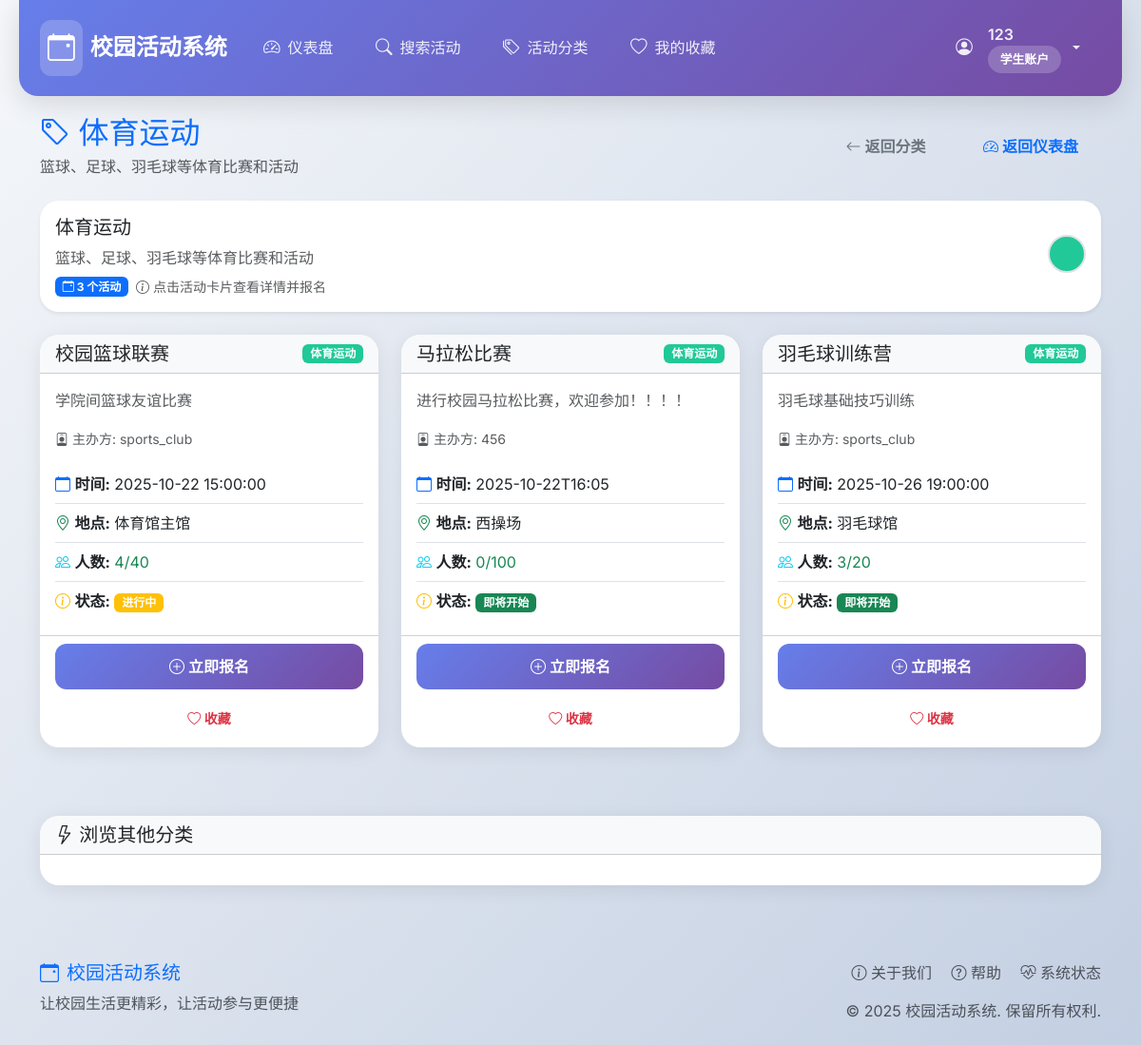
Page /events_by_category/3 (signed in) on the committed database.
### tables this page shows
CREATE TABLE event_categories (
            id INTEGER PRIMARY KEY AUTOINCREMENT,
            name TEXT UNIQUE NOT NULL,
            description TEXT,
            color TEXT DEFAULT '#007bff',
            created_at TIMESTAMP DEFAULT CURRENT_TIMESTAMP
        );

CREATE TABLE events (
            id INTEGER PRIMARY KEY AUTOINCREMENT,
            title TEXT NOT NULL,
            description TEXT,
            date_time TEXT NOT NULL,
            end_time TEXT NOT NULL,
            location TEXT NOT NULL,
            max_participants INTEGER NOT NULL,
            club_id INTEGER NOT NULL,
            status TEXT DEFAULT 'upcoming',
            created_at TIMESTAMP DEFAULT CURRENT_TIMESTAMP,
            FOREIGN KEY (club_id) REFERENCES users (id)
        );

CREATE TABLE users (
            id INTEGER PRIMARY KEY AUTOINCREMENT,
            username TEXT UNIQUE NOT NULL,
            password TEXT NOT NULL,
            role TEXT NOT NULL, -- 'student' or 'club'
            email TEXT,
            created_at TIMESTAMP DEFAULT CURRENT_TIMESTAMP
        );

### app.py (the view)
@app.route('/events_by_category/<int:category_id>')
def events_by_category(category_id):
    if 'user_id' not in session or session['role'] != 'student':
        flash('请先登录以查看活动。', 'warning')
        return redirect(url_for('login'))
    conn = get_db_connection()
    if not conn:
        flash('数据库连接失败，请检查系统配置。', 'error')
        return render_template('search_events.html', events=[], category_id=category_id)
    try:
        category = conn.execute(
            'SELECT * FROM event_categories WHERE id = ?', (category_id,)
        ).fetchone()
        events = conn.execute('''
            SELECT e.*, u.username as club_name,
                   (SELECT COUNT(*) FROM registrations r WHERE r.event_id = e.id) as registered_count,
                   (SELECT COUNT(*) FROM registrations r WHERE r.event_id = e.id AND r.student_id = ?) as is_registered
            FROM events e
            JOIN users u ON e.club_id = u.id
            JOIN event_category_relations ecr ON e.id = ecr.event_id
            WHERE ecr.category_id = ? AND (e.status = 'upcoming' OR e.status = 'ongoing')
            ORDER BY e.date_time
        ''', (session['user_id'], category_id)).fetchall()
        conn.close()
        return render_template('category_events.html',
                             events=events,
                             category=category,
                             category_id=category_id)
    except Exception as e:
        conn.close()
        flash(f'加载活动失败：{str(e)}', 'error')
        return render_template('search_events.html', events=[], category_id=category_id)

### models.py (called while the page is built)
def get_db_connection():
    conn = sqlite3.connect('campus_events.db', check_same_thread=False)
    conn.row_factory = sqlite3.Row  # 使返回的行像字典一样工作
    return conn

### templates/category_events.html (shortened to what this page needs)
{% extends "base.html" %}
{% block content %}
<div class="d-flex justify-content-between align-items-center mb-4">
    <div>
        <h2 class="text-primary mb-1">
            <i class="bi bi-tag"></i> {{ category.name }}
        </h2>
        <p class="text-muted mb-0">{{ category.description }}</p>
    </div>
    <div>
        <a href="{{ url_for('categories') }}" class="btn btn-outline-secondary me-2">
            <i class="bi bi-arrow-left"></i> 返回分类
        </a>
        <a href="{{ url_for('dashboard') }}" class="btn btn-outline-primary">
            <i class="bi bi-speedometer2"></i> 返回仪表盘
        </a>
    </div>
</div>
<div class="card mb-4 border-0 shadow-sm category-header-card">
    <div class="card-body">
        <div class="row align-items-center">
            <div class="col-md-8">
                <h5 class="card-title">{{ category.name }}</h5>
                <p class="card-text text-muted mb-2">{{ category.description }}</p>
                <div class="d-flex align-items-center">
                    <span class="badge bg-primary me-2">
                        <i class="bi bi-calendar-event"></i> {{ events|length }} 个活动
                    </span>
                    <small class="text-muted">
                        <i class="bi bi-info-circle"></i> 点击活动卡片查看详情并报名
                    </small>
                </div>
            </div>
            <div class="col-md-4 text-end">
                <div class="category-color-indicator rounded-circle d-inline-block"
                     data-color="{{ category.color }}"></div>
            </div>
        </div>
    </div>
</div>
{% if events and events|length > 0 %}
    <div class="row">
        {% for event in events %}
            <div class="col-xl-4 col-lg-6 mb-4">
                <div class="card event-card h-100">
                    <div class="card-header bg-light d-flex justify-content-between align-items-center">
                        <h5 class="card-title mb-0 text-truncate" style="max-width: 70%;" title="{{ event.title }}">
                            {{ event.title }}
                        </h5>
                        <span class="badge category-badge" data-category="{{ category.name }}">
                            {{ category.name }}
                        </span>
                    </div>
                    <div class="card-body">
                        <p class="card-text text-muted">{{ event.description or '暂无描述' }}</p>
                        <div class="mb-3">
                            <small class="text-muted">
                                <i class="bi bi-person-badge"></i> 主办方: {{ event.club_name }}
                            </small>
                        </div>
                        <ul class="list-group list-group-flush">
                            <li class="list-group-item px-0">
                                <i class="bi bi-calendar text-primary"></i>
                                <strong>时间:</strong> {{ event.date_time }}
                            </li>
                            <li class="list-group-item px-0">
                                <i class="bi bi-geo-alt text-success"></i>
                                <strong>地点:</strong> {{ event.location }}
                            </li>
                            <li class="list-group-item px-0">
                                <i class="bi bi-people text-info"></i>
                                <strong>人数:</strong>
                                <span class="{% if event.registered_count >= event.max_participants %}text-danger{% else %}text-success{% endif %}">
                                    {{ event.registered_count }}/{{ event.max_participants }}
                                </span>
                            </li>
                            <li class="list-group-item px-0">
                                <i class="bi bi-info-circle text-warning"></i>
                                <strong>状态:</strong>
                                {% if event.status == 'upcoming' %}
                                    <span class="badge bg-success">即将开始</span>
                                {% elif event.status == 'ongoing' %}
                                    <span class="badge bg-warning">进行中</span>
                                {% else %}
                                    <span class="badge bg-secondary">{{ event.status }}</span>
                                {% endif %}
                            </li>
                        </ul>
                    </div>
                    <div class="card-footer bg-transparent">
                        {% if event.is_registered %}
                            <button class="btn btn-success w-100 mb-2" disabled>
                                <i class="bi bi-check-circle"></i> 已报名
                            </button>
                        {% elif event.registered_count >= event.max_participants %}
                            <button class="btn btn-secondary w-100 mb-2" disabled>
                                <i class="bi bi-x-circle"></i> 人数已满
                            </button>
                        {% else %}
                            <a href="{{ url_for('register_event', event_id=event.id) }}"
                               class="btn btn-primary w-100 mb-2">
                                <i class="bi bi-plus-circle"></i> 立即报名
                            </a>
                        {% endif %}
                        <div class="text-center">
                            {% if event.is_favorited %}
                                <a href="{{ url_for('unfavorite_event', event_id=event.id) }}"
                                   class="btn btn-outline-danger btn-sm"
                                   title="取消收藏">
                                    <i class="bi bi-heart-fill"></i> 已收藏
                                </a>
                            {% else %}
                                <a href="{{ url_for('favorite_event', event_id=event.id) }}"
                                   class="btn btn-outline-danger btn-sm"
                                   title="收藏活动">
                                    <i class="bi bi-heart"></i> 收藏
                                </a>
                            {% endif %}
                        </div>
                    </div>
                </div>
            </div>
        {% endfor %}
    </div>
{% endif %}
<div class="card mt-5">
    <div class="card-header bg-light">
        <h5 class="card-title mb-0">
            <i class="bi bi-lightning"></i> 浏览其他分类
        </h5>
    </div>
    <div class="card-body">
    </div>
</div>
{% endblock %}

### templates/base.html (style rules this page uses)
:root { --primary-gradient: linear-gradient(135deg, #667eea 0%, #764ba2 100%); --success-gradient: linear-gradient(135deg, #4facfe 0%, #00f2fe 100%); --warning-gradient: linear-gradient(135deg, #f093fb 0%, #f5576c 100%); --info-gradient: linear-gradient(135deg, #43e97b 0%, #38f9d7 100%); --shadow-soft: 0 4px 20px rgba(0,0,0,0.08); --shadow-medium: 0 8px 30px rgba(0,0,0,0.12); --shadow-large: 0 20px 60px rgba(0,0,0,0.15); }
body { font-family: 'Inter', -apple-system, BlinkMacSystemFont, sans-serif; background: linear-gradient(135deg, #f5f7fa 0%, #c3cfe2 100%); min-height: 100vh; padding-top: 0; }
.card { border: none; border-radius: 20px; box-shadow: var(--shadow-soft); transition: all 0.3s cubic-bezier(0.4, 0, 0.2, 1); overflow: hidden; }
.btn { border-radius: 12px; font-weight: 600; padding: 12px 24px; transition: all 0.3s cubic-bezier(0.4, 0, 0.2, 1); border: none; }
.btn-primary { background: var(--primary-gradient); }

### templates/category_events.html (style rules this page uses)
.category-header-card { transition: all 0.3s ease; }
.category-color-indicator { transition: all 0.3s ease; }
.event-card { transition: all 0.3s ease; }
.category-badge { font-size: 0.75em; transition: all 0.3s ease; }

### rows in the picture
event_categories: name "体育运动", description "篮球、足球、羽毛球等体育比赛和活动"
events: title "校园篮球联赛", description "学院间篮球友谊比赛", club_name "sports_club", date_time "2025-10-22 15:00:00", location "体育馆主馆", registered_count "4", max_participants "40", status "进行中"
events: title "马拉松比赛", description "进行校园马拉松比赛，欢迎参加！！！！", club_name "456", date_time "2025-10-22T16:05", location "西操场", registered_count "0", max_participants "100", status "即将开始"
events: title "羽毛球训练营", description "羽毛球基础技巧训练", club_name "sports_club", date_time "2025-10-26 19:00:00", location "羽毛球馆", registered_count "3", max_participants "20", status "即将开始"

### other values in the picture
{{ session.username }} "123"
{{ '社团账户' if session.role == 'club' else '学生账户' }} "学生账户"
{{ events|length }} "3"
